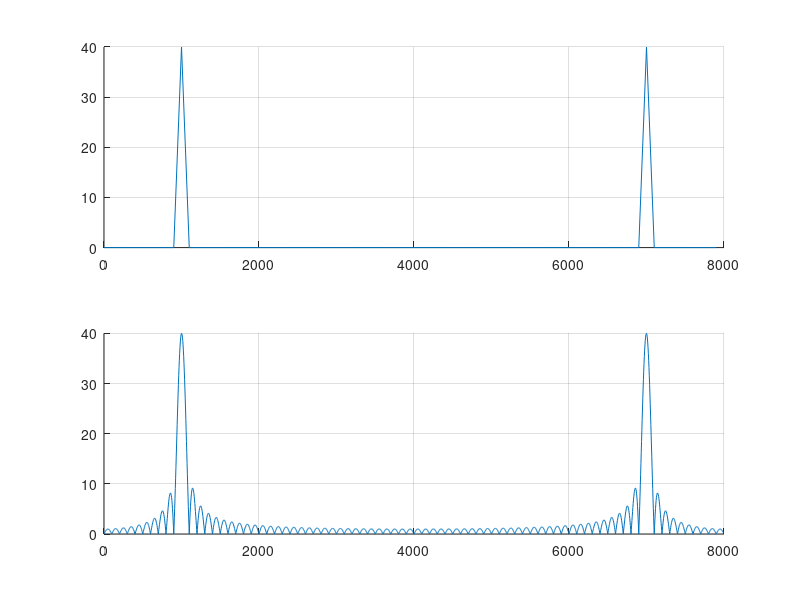

Source code (MATLAB):
close all;


fe = 8000;
Ns = 80;
t = (0 : 1/fe : (Ns-1)/fe);
f = (0 : fe/Ns : fe-(fe/Ns));

f0 = 1000;

y = cos(2*pi*f0*t);

% Tracer la courbe
figure;
subplot(2,1,1);
grid on;
hold on;

Y1 = abs(fft(y));

plot(f, Y1);

subplot(2,1,2);
hold on;
grid on;

Nfft = 2000;
Y2 = abs(fft(y,Nfft));

f2000 = (0 : fe/2000 : fe-(fe/2000));

plot(f2000, Y2);